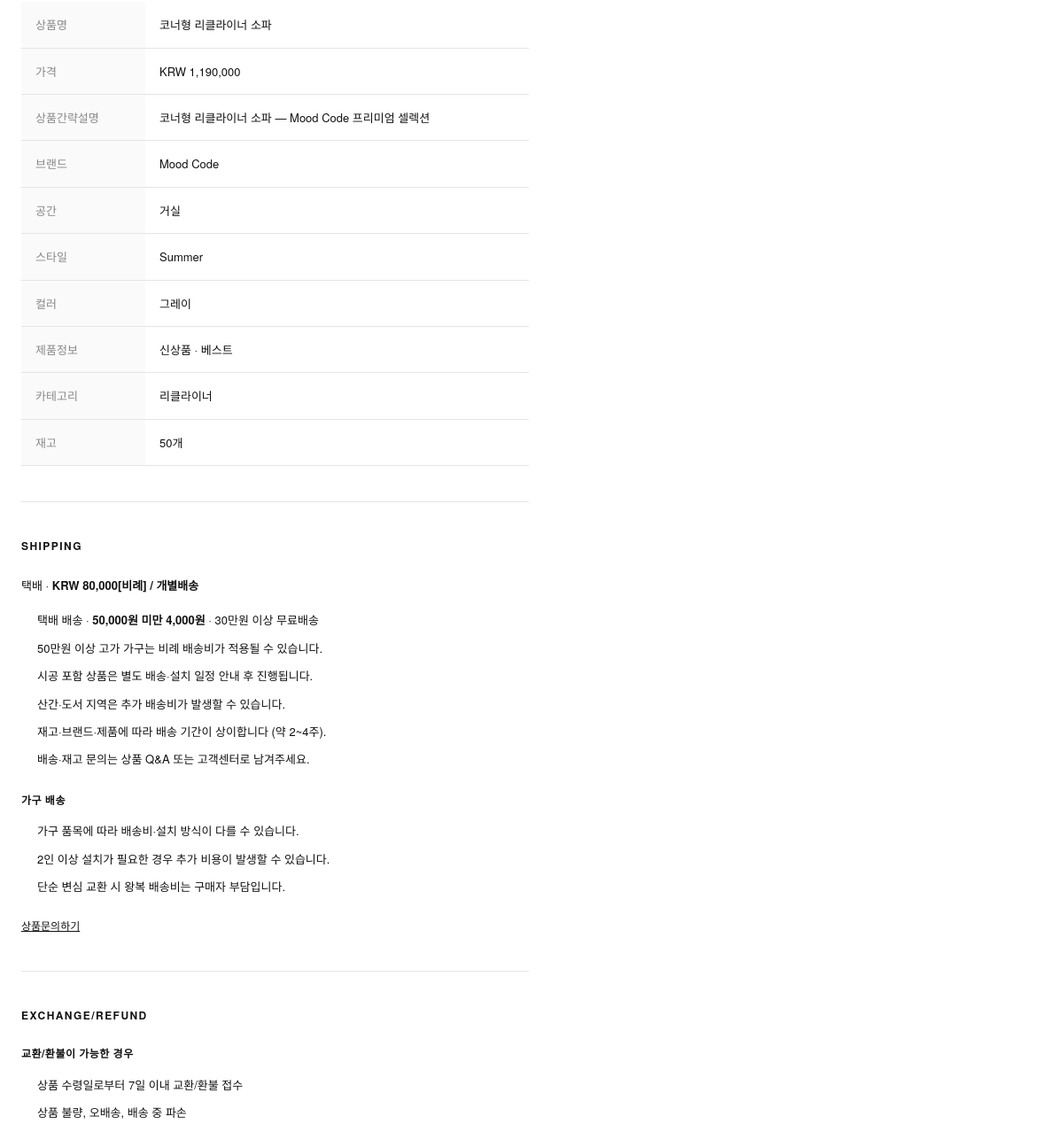
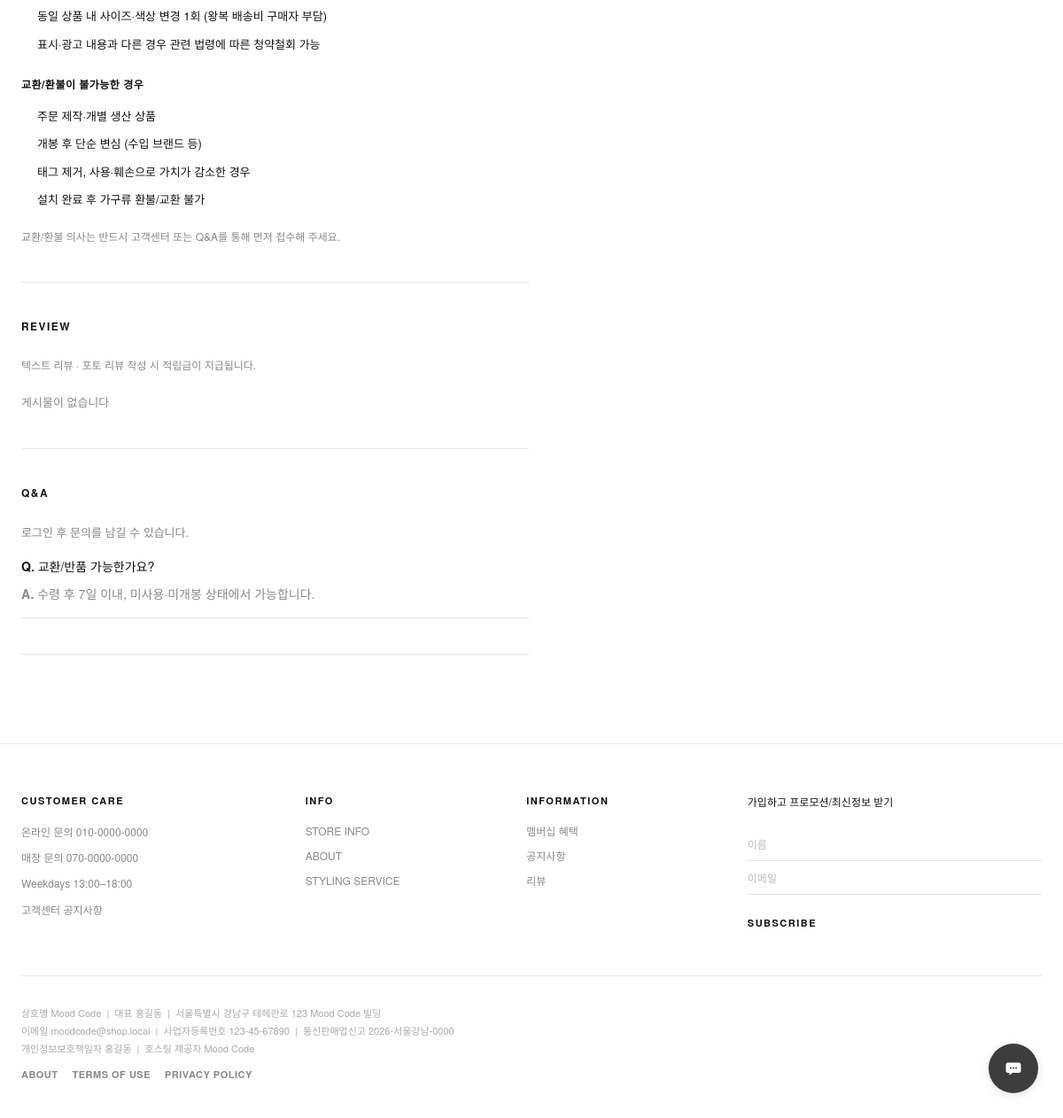
The page /products/corner-recliner (lower part) on the database as committed earlier (2 pictures, top to bottom).
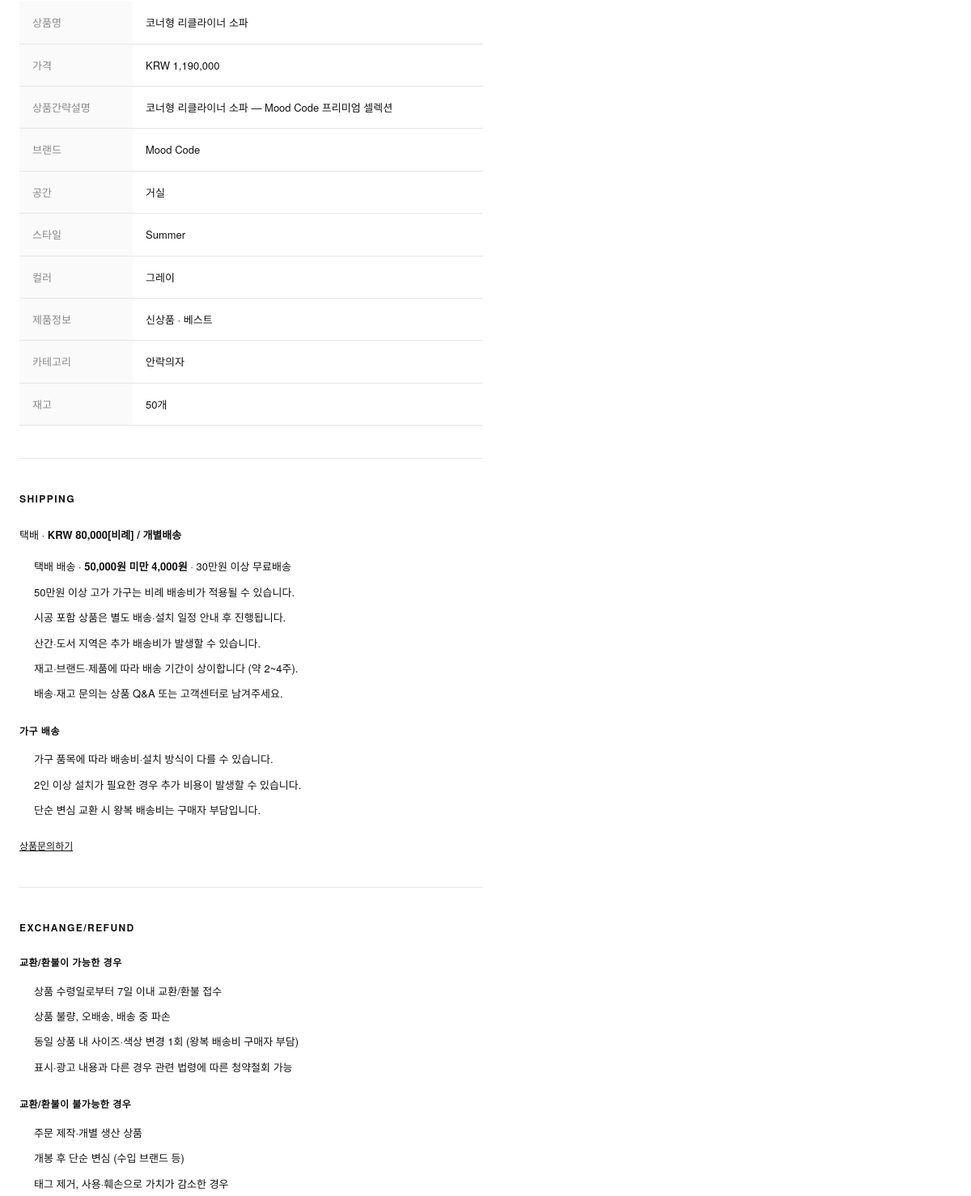
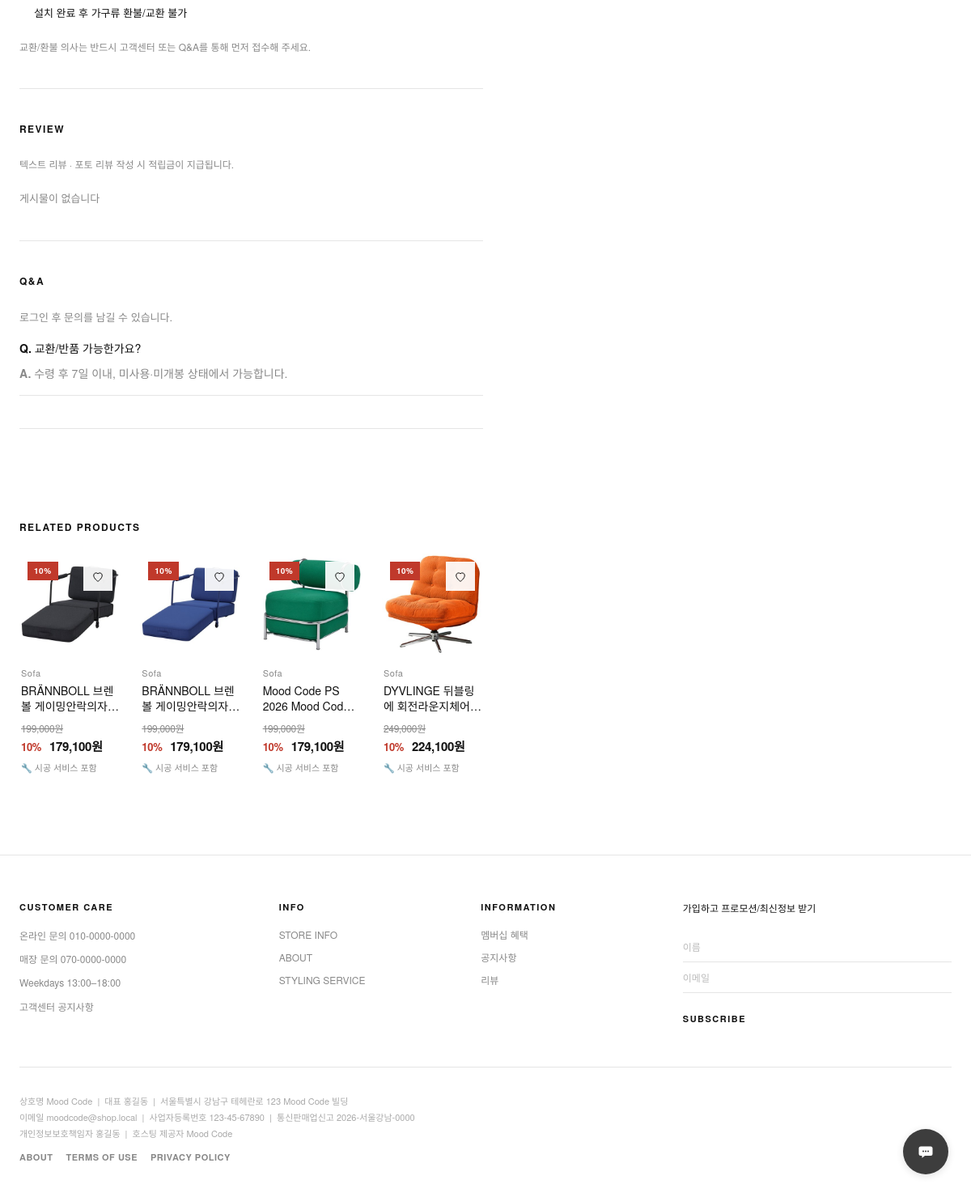
The same page on the database as committed later (2 pictures, top to bottom).
### models/product.py (models this page shows, shortened)
class Product(db.Model):
    __tablename__ = "products"
    id = db.Column(db.Integer, primary_key=True)
    category_id = db.Column(db.Integer, db.ForeignKey("categories.id"), nullable=False, index=True)
    name = db.Column(db.String(200), nullable=False)
    slug = db.Column(db.String(200), unique=True, nullable=False, index=True)
    description = db.Column(db.Text)
    price = db.Column(db.Integer, nullable=False)  # 원 단위 정수
    discount_price = db.Column(db.Integer)  # 할인가 (nullable)
    stock = db.Column(db.Integer, default=0, nullable=False)
    image_url = db.Column(db.String(500))
    brand = db.Column(db.String(80), index=True)
    filter_space = db.Column(db.String(20), index=True)   # living, bedroom, kitchen, balcony
    filter_style = db.Column(db.String(20), index=True)   # spring, summer, fall, winter, all
    filter_color = db.Column(db.String(20), index=True)   # white, beige, gray, ...
    mood_code_number = db.Column(db.String(32), index=True)  # MC-SF-001 (팀 내부 상품 코드)
    has_installation = db.Column(db.Boolean, default=False, nullable=False)
    is_popular = db.Column(db.Boolean, default=False, nullable=False)
    is_new = db.Column(db.Boolean, default=False, nullable=False)
    is_best = db.Column(db.Boolean, default=False, nullable=False)
    is_active = db.Column(db.Boolean, default=True, nullable=False)
    created_at = db.Column(db.DateTime, default=datetime.utcnow, nullable=False)
    updated_at = db.Column(
        db.DateTime, default=datetime.utcnow, onupdate=datetime.utcnow, nullable=False
    )
    category = db.relationship("Category", back_populates="products")
    cart_items = db.relationship("CartItem", back_populates="product", lazy="dynamic")
    order_items = db.relationship("OrderItem", back_populates="product", lazy="dynamic")
    wishlist_items = db.relationship("WishlistItem", back_populates="product", lazy="dynamic")
    reviews = db.relationship("Review", back_populates="product", lazy="dynamic")
    questions = db.relationship("ProductQuestion", back_populates="product", lazy="dynamic")
    @property
    def sale_price(self) -> int:
        return self.discount_price if self.discount_price else self.price
    @property
    def discount_rate(self) -> int:
        if self.discount_price and self.price > 0:
            return round((1 - self.discount_price / self.price) * 100)
        return 0

### models/category.py (models this page shows, shortened)
class Category(db.Model):
    __tablename__ = "categories"
    id = db.Column(db.Integer, primary_key=True)
    name = db.Column(db.String(100), unique=True, nullable=False)
    name_en = db.Column(db.String(100))  # 사이드 메뉴·카테고리 페이지 영문명
    slug = db.Column(db.String(100), unique=True, nullable=False, index=True)
    description = db.Column(db.Text)
    icon = db.Column(db.String(50))  # CSS 아이콘 클래스 또는 이모지
    sort_order = db.Column(db.Integer, default=0, nullable=False)
    is_active = db.Column(db.Boolean, default=True, nullable=False)
    created_at = db.Column(db.DateTime, default=datetime.utcnow, nullable=False)
    parent_id = db.Column(db.Integer, db.ForeignKey("categories.id"), nullable=True)
    parent = db.relationship("Category", remote_side=[id], backref="children")
    products = db.relationship("Product", back_populates="category", lazy="dynamic")

### models/product_question.py (models this page shows)
class ProductQuestion(db.Model):
    __tablename__ = "product_questions"
    id = db.Column(db.Integer, primary_key=True)
    user_id = db.Column(db.Integer, db.ForeignKey("users.id"), nullable=False, index=True)
    product_id = db.Column(db.Integer, db.ForeignKey("products.id"), nullable=False, index=True)
    question = db.Column(db.Text, nullable=False)
    answer = db.Column(db.Text)
    answered_at = db.Column(db.DateTime)
    is_public = db.Column(db.Boolean, default=True, nullable=False)
    created_at = db.Column(db.DateTime, default=datetime.utcnow, nullable=False)
    user = db.relationship("User", back_populates="product_questions")
    product = db.relationship("Product", back_populates="questions")

### routes/product.py (the view)
@product_bp.route("/products/<slug>")
def detail(slug: str):
    product = Product.query.filter_by(slug=slug, is_active=True).first()
    if not product:
        abort(404)
    related = (
        Product.query.filter(
            Product.category_id == product.category_id,
            Product.id != product.id,
            Product.is_active.is_(True),
        )
        .order_by(Product.is_best.desc(), Product.created_at.desc())
        .limit(4)
        .all()
    )
    return render_template(
        "product/detail.html",
        product=product,
        related_products=related,
        in_wishlist=is_in_wishlist(product.id),
        questions=get_product_questions(product.id),
        reviews=get_product_reviews(product.id),
        product_specs=get_product_specs(product),
        summary_specs=get_product_summary_specs(product),
        detail_table=get_product_detail_table(product),
        shipping_label=get_product_shipping_label(product),
        shipping_content=SHIPPING_CONTENT,
        exchange_content=EXCHANGE_CONTENT,
    )

### templates/product/detail.html (shortened to what this page needs)
{% extends "base.html" %}
{% block extra_css %}
<link rel="stylesheet" href="{{ url_for('static', filename='css/search.css') }}?v=20260803b">
{% endblock %}
{% block content %}
{% set sold_out = product.stock < 1 %}
<article class="product-detail product-detail--hpix">
  <div class="container product-detail__inner">
    <div
      class="product-detail__shell"
      data-product-detail
      data-product-slug="{{ product.slug }}"
      data-product-id="{{ product.id }}"
      data-unit-price="{{ product.sale_price }}"
    >
      <div class="product-detail__content">
        <section class="product-detail__panel" id="detail-specs">
          <div class="product-detail__panel-body">
            <table class="product-detail__table">
              <tbody>
                {% for row in detail_table %}
                <tr>
                  <th scope="row">{{ row.label }}</th>
                  <td>{{ row.value }}</td>
                </tr>
                {% endfor %}
              </tbody>
            </table>
          </div>
        </section>
        <section class="product-detail__panel" id="detail-shipping">
          <h2 class="product-detail__panel-title">SHIPPING</h2>
          <div class="product-detail__panel-body product-detail__richtext">
            <p class="product-detail__shipping-lead">택배 · <strong>{{ shipping_label }}</strong></p>
            {{ shipping_content | safe }}
            <p class="product-detail__inquiry-link">
              <a href="#product-qna">상품문의하기</a>
            </p>
          </div>
        </section>
        <section class="product-detail__panel" id="detail-exchange">
          <h2 class="product-detail__panel-title">EXCHANGE/REFUND</h2>
          <div class="product-detail__panel-body product-detail__richtext">
            {{ exchange_content | safe }}
          </div>
        </section>
        <section class="product-detail__panel" id="product-reviews">
          <h2 class="product-detail__panel-title">REVIEW</h2>
          <div class="product-detail__panel-body">
            <p class="product-detail__review-note">텍스트 리뷰 · 포토 리뷰 작성 시 적립금이 지급됩니다.</p>
            {% if reviews %}
            <ul class="product-detail__reviews">
              {% for review in reviews %}
              <li>
                <div class="product-detail__review-head">
                  <strong>{{ review.user.full_name or review.user.username }}</strong>
                  <span>{{ '★' * review.rating }}{% if review.rating < 5 %}{{ '☆' * (5 - review.rating) }}{% endif %}</span>
                </div>
                <p>{{ review.content }}</p>
                <time>{{ review.created_at.strftime('%Y.%m.%d') }}</time>
              </li>
              {% endfor %}
            </ul>
            {% else %}
            <p class="product-detail__empty">게시물이 없습니다</p>
            {% endif %}
          </div>
        </section>
        <section class="product-detail__panel" id="product-qna">
          <h2 class="product-detail__panel-title">Q&amp;A</h2>
          <div class="product-detail__panel-body">
            {% if current_user.is_authenticated %}
            <form class="product-detail__qna-form" method="post" action="{{ url_for('product.ask_question', slug=product.slug) }}">
              <label for="product-question">상품문의하기</label>
              <textarea id="product-question" name="question" rows="3" placeholder="배송·재고·사이즈 등 궁금한 점을 남겨주세요" required></textarea>
              <button type="submit" class="btn btn--primary">문의 등록</button>
            </form>
            {% else %}
            <p class="product-detail__login-hint"><a href="{{ url_for('auth.login', next=request.path) }}">로그인</a> 후 문의를 남길 수 있습니다.</p>
            {% endif %}
            {% if questions %}
            <ul class="product-detail__qna">
              {% for q in questions %}
              <li>
                <p><strong>Q.</strong> {{ q.question }}</p>
                {% if q.answer %}
                <p class="product-detail__qna-answer"><strong>A.</strong> {{ q.answer }}</p>
                {% else %}
                <p class="product-detail__qna-pending">답변 준비 중</p>
                {% endif %}
              </li>
              {% endfor %}
            </ul>
            {% else %}
            <p class="product-detail__empty">등록된 문의가 없습니다.</p>
            {% endif %}
          </div>
        </section>
        {% if related_products %}
        <section class="product-detail__related">
          <h2>RELATED PRODUCTS</h2>
          <div class="product-grid product-grid--compact">
            {% for item in related_products %}
              {% with product=item %}
                {% include "components/product_card.html" %}
              {% endwith %}
            {% endfor %}
          </div>
        </section>
        {% endif %}
      </div>
    </div>
  </div>
</article>
{% endblock %}

### templates/base.html (shortened to what this page needs)
<!DOCTYPE html>
<html lang="ko">
<head>
  <link rel="stylesheet" href="{{ url_for('static', filename='css/base.css') }}?v=20260803f">
  <link rel="stylesheet" href="{{ url_for('static', filename='css/cart.css') }}">
  <link rel="stylesheet" href="{{ url_for('static', filename='css/inquiry-modal.css') }}?v=20260801a">
  {% block extra_css %}{% endblock %}
</head>
<body
  class="{% block body_class %}{% endblock %}"
  data-user-logged-in="{{ 'true' if current_user.is_authenticated else 'false' }}"
  data-login-url="{{ url_for('auth.login') }}"
>
  <main class="site-main">
    {% block content %}{% endblock %}
  </main>
  <footer class="site-footer">
    <div class="container">
      <div class="footer-top">
        <div class="footer-col">
          <h4 class="footer-col__title">CUSTOMER CARE</h4>
          <ul class="footer-col__list footer-col__list--plain">
            <li>온라인 문의 010-0000-0000</li>
            <li>매장 문의 070-0000-0000</li>
            <li>Weekdays 13:00–18:00</li>
          </ul>
          <a href="{{ url_for('support.center') }}" class="footer-col__link">고객센터</a>
          <a href="{{ url_for('support.notice_list') }}" class="footer-col__link">공지사항</a>
        </div>
        <div class="footer-col">
          <h4 class="footer-col__title">INFO</h4>
          <ul class="footer-col__list">
            <li><a href="#">STORE INFO</a></li>
            <li><a href="#">ABOUT</a></li>
            <li><a href="#">STYLING SERVICE</a></li>
          </ul>
        </div>
        <div class="footer-col">
          <h4 class="footer-col__title">INFORMATION</h4>
          <ul class="footer-col__list">
            <li><a href="#">멤버십 혜택</a></li>
            <li><a href="{{ url_for('support.notice_list') }}">공지사항</a></li>
            <li><a href="#">리뷰</a></li>
          </ul>
        </div>
        <div class="footer-col footer-col--newsletter">
          <p class="footer-newsletter__title">가입하고 프로모션/최신정보 받기</p>
          <form class="footer-newsletter" id="footer-newsletter-form" action="#" method="post" novalidate>
            <input id="footer-name" class="footer-newsletter__input" type="text" name="name" placeholder="이름" autocomplete="name">
            <input id="footer-email" class="footer-newsletter__input" type="email" name="email" placeholder="이메일" autocomplete="email" required>
            <button type="submit" class="footer-newsletter__submit">SUBSCRIBE</button>
          </form>
        </div>
      </div>
      <div class="footer-bottom">
        <div class="footer-bottom__info">
          <p>
            상호명 Mood Code &nbsp;|&nbsp; 대표 홍길동 &nbsp;|&nbsp; 서울특별시 강남구 테헤란로 123 Mood Code 빌딩<br>
            이메일 moodcode@shop.local &nbsp;|&nbsp; 사업자등록번호 123-45-67890 &nbsp;|&nbsp; 통신판매업신고 2026-서울강남-0000<br>
            개인정보보호책임자 홍길동 &nbsp;|&nbsp; 호스팅 제공자 Mood Code
          </p>
          <div class="footer-bottom__links">
            <a href="#">ABOUT</a>
            <a href="#">TERMS OF USE</a>
            <a href="#">PRIVACY POLICY</a>
          </div>
        </div>
      </div>
    </div>
  </footer>
  <div class="floating-actions">
    <button type="button" class="float-btn float-btn--chat" id="chat-launcher-btn" aria-label="고객센터" data-chat-url="{{ url_for('support.center') }}">
    </button>
  </div>
</body>
</html>

### templates/components/product_card.html (shortened to what this page needs)
<article class="product-card">
  <button
    type="button"
    class="product-card__wishlist"
    data-wishlist-add="{{ product.id }}"
    aria-label="위시리스트에 담기"
    aria-pressed="false"
  >
    <svg viewBox="0 0 24 24" fill="none" stroke="currentColor" stroke-width="1.25" aria-hidden="true">
      <path d="M12 20.5s-7-4.6-7-10a4 4 0 017-2.6A4 4 0 0119 10.5c0 5.4-7 10-7 10z"/>
    </svg>
  </button>
  <a href="{{ url_for('product.detail', slug=product.slug) }}" class="product-card__link">
    <div class="product-thumb">
      {% if product.is_new %}
        <span class="product-badge badge-new">NEW</span>
      {% elif product.is_best %}
        <span class="product-badge badge-best">BEST</span>
      {% elif product.discount_rate > 0 %}
        <span class="product-badge badge-sale">{{ product.discount_rate }}%</span>
      {% endif %}
      {% if product.image_url %}
        <img src="{{ product.image_url }}" alt="{{ product.name }}" loading="lazy" onerror="this.style.display='none'; this.nextElementSibling.style.display='flex';">
      {% else %}
        🏠
      {% endif %}
    </div>
    <div class="product-info">
      {% if product.category %}
        <p class="product-category">{{ product.category | category_label }}</p>
      {% endif %}
      <p class="product-name">{{ product.name }}</p>
      <div class="product-price">
        {% if product.discount_price %}
          <span class="original">{{ product.price | currency }}원</span>
          <span class="discount-rate">{{ product.discount_rate }}%</span>
        {% endif %}
        {{ product.sale_price | currency }}원
      </div>
      {% if product.has_installation %}
        <p class="product-install">🔧 시공 서비스 포함</p>
      {% endif %}
    </div>
  </a>
</article>

Rows that differ between the two databases and show on the page:
no longer on this page (row unchanged): Category: label "카테고리", value "리클라이너"
added Category: label "카테고리", value "안락의자"
now on this page (row edited): Product: discount_rate "10", image_url (picture), category|category_label "Sofa", name "BRÄNNBOLL 브렌볼 게이밍안락의자…", price "199,000", sale_price "179,100", has_installation "🔧 시공 서비스 포함", shown under "RELATED PRODUCTS"
now on this page (row edited): Product: discount_rate "10", image_url (picture), category|category_label "Sofa", name "BRÄNNBOLL 브렌볼 게이밍안락의자…", price "199,000", sale_price "179,100", has_installation "🔧 시공 서비스 포함", shown under "RELATED PRODUCTS"
now on this page (row edited): Product: discount_rate "10", image_url (picture), category|category_label "Sofa", name "Mood Code PS 2026 Mood…", price "199,000", sale_price "179,100", has_installation "🔧 시공 서비스 포함", shown under "RELATED PRODUCTS"
now on this page (row edited): Product: discount_rate "10", image_url (picture), category|category_label "Sofa", name "DYVLINGE 뒤블링에 회전라운지체어…", price "249,000", sale_price "224,100", has_installation "🔧 시공 서비스 포함", shown under "RELATED PRODUCTS"
Other text that changed with them:
text now shown: "RELATED PRODUCTS"
